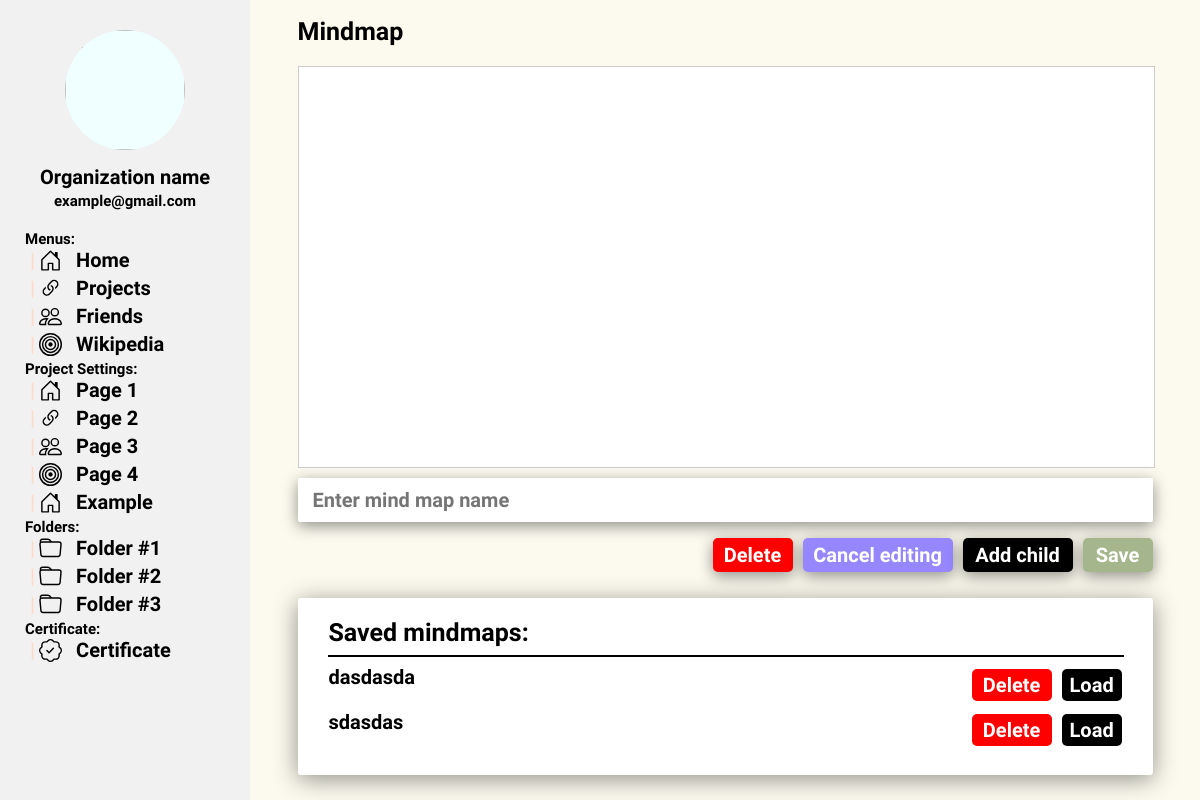
The app's page /workspace/1/, older data.
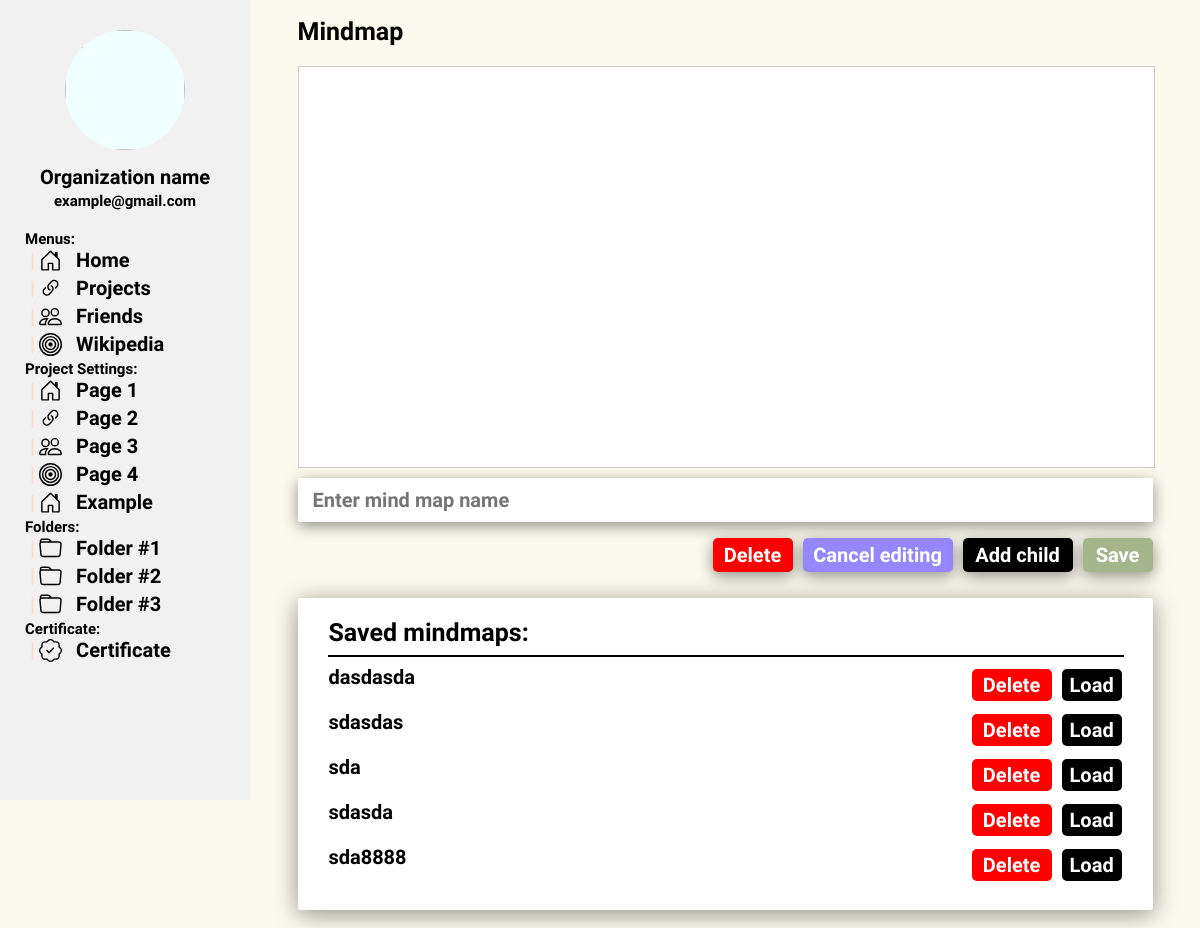
The same page, newer data.
### RCAPP/models.py (models this page shows, shortened)
class Mindmap(models.Model):
    name = models.CharField(max_length=255)
    data = models.TextField()
    research = models.ForeignKey(Project, on_delete=models.CASCADE, related_name="reasearchs_mindmap")

### RCAPP/views.py (the view)
# urls.py: path("workspace/<int:PID>/", views.workspace, name="workspace"),
def workspace(request, PID):
    project = Project.objects.filter(id=PID).first()
    if not project:
        return redirect('index')
    mindmaps = Mindmap.objects.filter(research=project)
    return render(request, "workspace.html", {
        "project_info": project,
        "mindmaps": mindmaps,
    })

### RCAPP/templates/workspace.html (shortened to what this page needs)
{% extends 'layout.html' %}
{% load static %}
{% block links %}
    <link rel="stylesheet" href="{% static 'css/workspace.css' %}">
{% endblock %}
{% block body %}
    <nav class="navbar" id="navbar">
        <div class="navbar-main-part" id="navbar-main-part">
            <img class="navbar-img" src="">
            <div class="navbar-info">
                <h1 class="navbar-info-text normal-font">Organization name</h1>
                <h1 class="navbar-info-text small-font">example@gmail.com</h1>
            </div>
            <div class="navbar-navmenu">
                <h1 class="navbar-category small-font">Menus:</h1>
                <a href="" style="text-decoration: none; color: black;">
                    <div class="navbar-navs">
                        <h1 class="navbar-line" id="main_page_line">|</h1>
                        <h1 class="navbar-nav normal-font" id="main_page_text">Home</h1>
                    </div>
                </a>
                <a href="" style="text-decoration: none; color: black;">
                    <div class="navbar-navs">
                        <h1 class="navbar-line">|</h1>
                        <h1 class="navbar-nav normal-font">Projects</h1>
                    </div>
                </a>
                <a href="" style="text-decoration: none; color: black;">
                    <div class="navbar-navs">
                        <h1 class="navbar-line">|</h1>
                        <h1 class="navbar-nav normal-font">Friends</h1>
                    </div>
                </a>
                <a href="" style="text-decoration: none; color: black;">
                    <div class="navbar-navs">
                        <h1 class="navbar-line">|</h1>
                        <h1 class="navbar-nav normal-font">Wikipedia</h1>
                    </div>
                </a>
                <h1 class="navbar-category small-font">Project Settings:</h1>
                <a href="" style="text-decoration: none; color: black;">
                    <div class="navbar-navs">
                        <h1 class="navbar-line" id="main_page_line">|</h1>
                        <h1 class="navbar-nav normal-font" id="main_page_text">Page 1</h1>
                    </div>
                </a>
                <a href="" style="text-decoration: none; color: black;">
                    <div class="navbar-navs">
                        <h1 class="navbar-line">|</h1>
                        <h1 class="navbar-nav normal-font">Page 2</h1>
                    </div>
                </a>
                <a href="" style="text-decoration: none; color: black;">
                    <div class="navbar-navs">
                        <h1 class="navbar-line">|</h1>
                        <h1 class="navbar-nav normal-font">Page 3</h1>
                    </div>
                </a>
                <a href="" style="text-decoration: none; color: black;">
                    <div class="navbar-navs">
                        <h1 class="navbar-line">|</h1>
                        <h1 class="navbar-nav normal-font">Page 4</h1>
                    </div>
                </a>
                <a href="" style="text-decoration: none; color: black;">
                    <div class="navbar-navs">
                        <h1 class="navbar-line">|</h1>
                        <h1 class="navbar-nav normal-font">Example</h1>
                    </div>
                </a>
                <h1 class="navbar-category small-font">Folders:</h1>
                <a href="" style="text-decoration: none; color: black;">
                    <div class="navbar-navs">
                        <h1 class="navbar-line">|</h1>
                        <h1 class="navbar-nav normal-font">Folder #1</h1>
                    </div>
                </a>
                <a href="" style="text-decoration: none; color: black;">
                    <div class="navbar-navs">
                        <h1 class="navbar-line">|</h1>
                        <h1 class="navbar-nav normal-font">Folder #2</h1>
                    </div>
                </a>
                <a href="" style="text-decoration: none; color: black;">
                    <div class="navbar-navs">
                        <h1 class="navbar-line">|</h1>
                        <h1 class="navbar-nav normal-font">Folder #3</h1>
                    </div>
                </a>
                <h1 class="navbar-category small-font">Certificate:</h1>
                <a href="" style="text-decoration: none; color: black;">
                    <div class="navbar-navs">
                        <h1 class="navbar-line">|</h1>
                        <h1 class="navbar-nav normal-font">Certificate</h1>
                    </div>
                </a>
                <br>
            </div>
        </div>
    </nav>
    <div class="working_area">
        <div class="mm-div">
            <h1 class="mm-title-gen big-font" id="mm-name">Mindmap</h1>
            <div id="mindmap"></div>
            <div class="mindmap-control-buttons">
                <input type="text" id="mindmapName" class="normal-font" placeholder="Enter mind map name" />
                <button onclick="deleteNote()" class="mm-delete-child normal-font">Delete</button>
                <button onclick="" class="mm-cancel-child normal-font">Cancel editing</button>
                <button onclick="addNode()" class="mm-add-child normal-font">Add child</button>
                <button onclick="saveMap()" class="mm-save-child normal-font">Save</button>
            </div>
            <div class="mm-loads">
                <h1 class="big-font mm-title">Saved mindmaps:</h1>
                <hr class="mm-line">
                <div id="mm-loads-id">
                    {% if mindmaps != 0 %}
                        {% for i in mindmaps %}
                            <div class="mm-saved-list" id="{{ i.pk }}">
                                <h1 class="normal-font mm-sl-title">{{ i.name }}</h1>
                                <div class="mm-sl-buttons">
                                    <button class="normal-font mm-sl-button-2" onclick="loadNote(`{{ i.name }}`, `{{ i.pk }}`)" id="mm-buttons">Load</button>
                                    <button class="normal-font mm-sl-button-3" onclick="deleteNode()" id="mm-buttons">Delete</button>
                                </div>
                            </div>
                        {% endfor %}
                    {% endif %}
                </div>
            </div>
            <br>
        </div>
    </div>
{% endblock %}

### RCAPP/templates/layout.html (shortened to what this page needs)
{% load static %}
<!DOCTYPE html>
<html lang="en">
    <head>
        <link rel="stylesheet" href="{% static 'css/layout.css' %}">
        {% block links %}{% endblock %}
    </head>
    <body class="body">
        {% block body %}
        {% endblock %}
    </body>
</html>

### RCAPP/static/css/layout.css (style rules this page uses)
.big-font { font-family: "Itim"; font-size: 25px; }
.normal-font { font-family: "Itim"; font-size: 20px; }
.small-font { font-family: "Itim"; font-size: 18px; }
* { scrollbar-width: thin; scrollbar-color: #c1c1c1 #f1f1f1; }

Row changes from the older to the newer data that the page shows:
added Mindmap: name "sda"
added Mindmap: name "sdasda"
added Mindmap: name "sda8888"
